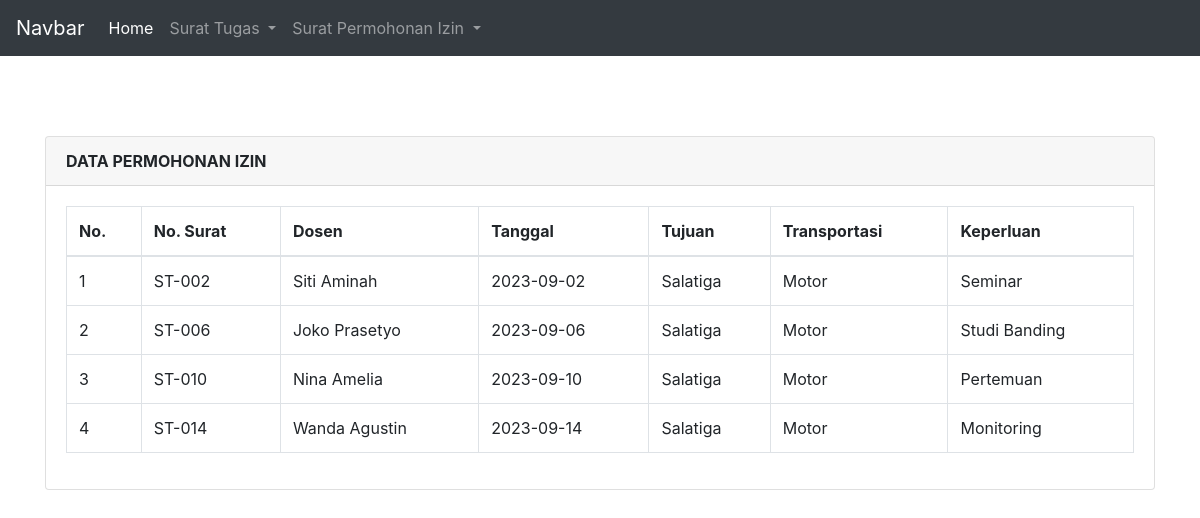
The app's page /tugas_salatiga.php with its own data.
### tables this page shows
CREATE TABLE `surat_tugas` (
  `surat_tugas_id` int(11) NOT NULL,
  `nomor` varchar(20) NOT NULL,
  `nama_dsn` varchar(255) NOT NULL,
  `tgl_surat_tugas` date NOT NULL,
  `tujuan` varchar(255) NOT NULL,
  `transportasi` varchar(50) NOT NULL,
  `keperluan` varchar(255) NOT NULL,
  `dosen_id` int(11) NOT NULL
);

### connection.php (called while the page is built, shortened)
<?php
class Conn
{
    private $db = "tugas2_pweb2";
    private $username = "root";
    private $pass = "";
    private $host = "localhost";
    public function __construct()
    {
        $this->conn = mysqli_connect($this->host, $this->username, $this->pass, $this->db);
    }
}

### tugas_salatiga.php (the view, shortened to what this page needs)
<?php
include('connection.php');
class TampilSalatiga extends Tampiltugas{
    public function tampilData()
    {
        $data = mysqli_query($this->conn, "select * from surat_tugas
        where(tujuan = 'Salatiga')");
		  $hasil = [];
        if($data){
            while ($row = mysqli_fetch_array($data)) {
                $hasil[] = $row; }
            }
        return $hasil;
    }
}
$salatiga = new TampilSalatiga();
$data = $salatiga->tampilData();
include 'navbar.php';
?>
<!DOCTYPE html>
<html>
<head>
   <link rel="stylesheet" href="https://stackpath.bootstrapcdn.com/bootstrap/4.4.1/css/bootstrap.min.css">
   <link rel="stylesheet" href="//cdn.datatables.net/1.10.20/css/jquery.dataTables.min.css">
</head>
<body>
   <div class="container" style="margin-top: 80px">
      <div class="row">
         <div class="col-md-12">
            <div class="card">
               <div class="card-header">
                  <b>DATA PERMOHONAN IZIN</b>
               </div>
               <div class="card-body">
                  <table class="table table-bordered" id="myTable">
                     <thead>
                        <tr>
                           <th>No.</th>
                           <th>No. Surat</th>
                           <th>Dosen</th>
                           <th>Tanggal</th>
                           <th>Tujuan</th>
                           <th>Transportasi</th>
                           <th>Keperluan</th>
                        </tr>
                     </thead>
                     <tbody>
                        <?php
		$no = 1;
		foreach ($data as $row) {
		?>
                        <tr>
                           <td><?php echo $no++; ?></td>
                           <td><?php echo $row['nomor']; ?></td>
                           <td><?php echo $row['nama_dsn']; ?></td>
                           <td><?php echo $row['tgl_surat_tugas']; ?></td>
                           <td><?php echo $row['tujuan']; ?></td>
                           <td><?php echo $row['transportasi']; ?></td>
                           <td><?php echo $row['keperluan']; ?></td>
                        </tr>
                        <?php
		}
		?>
                     </tbody>
                  </table>
               </div>
            </div>
         </div>
      </div>
</body>
</html>

### records on screen
surat_tugas: nomor "ST-002", nama_dsn "Siti Aminah", tgl_surat_tugas "2023-09-02", tujuan "Salatiga", transportasi "Motor", keperluan "Seminar"
surat_tugas: nomor "ST-006", nama_dsn "Joko Prasetyo", tgl_surat_tugas "2023-09-06", tujuan "Salatiga", transportasi "Motor", keperluan "Studi Banding"
surat_tugas: nomor "ST-010", nama_dsn "Nina Amelia", tgl_surat_tugas "2023-09-10", tujuan "Salatiga", transportasi "Motor", keperluan "Pertemuan"
surat_tugas: nomor "ST-014", nama_dsn "Wanda Agustin", tgl_surat_tugas "2023-09-14", tujuan "Salatiga", transportasi "Motor", keperluan "Monitoring"
